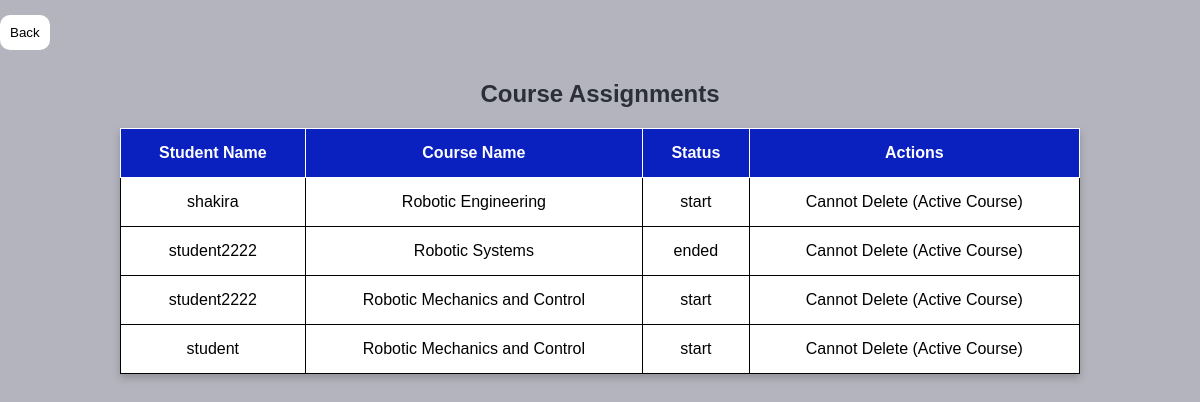
The page /php/view_assignments.php (signed in) on the database its author committed.
### tables this page shows
CREATE TABLE `student_courses` (
  `id` int(11) NOT NULL,
  `student_id` int(11) NOT NULL,
  `course_id` int(11) NOT NULL,
  `assigned_at` timestamp NOT NULL DEFAULT current_timestamp(),
  `status` enum('not-started','start','in-progress','ended') DEFAULT 'not-started'
);

CREATE TABLE `students` (
  `ID` int(11) NOT NULL,
  `NAME` varchar(50) NOT NULL,
  `PHONENUMBER` int(8) NOT NULL,
  `EMAIL` text NOT NULL,
  `PASSWORD_HASH` char(60) NOT NULL,
  `CREATED_AT` timestamp(6) NOT NULL DEFAULT current_timestamp(6),
  `UPDATED_AT` timestamp(6) NOT NULL DEFAULT current_timestamp(6),
  `COURSE_ID` varchar(11) DEFAULT NULL,
  `FACULTY` varchar(255) NOT NULL,
  `DEPARTMENT_ID` int(11) DEFAULT NULL,
  `GRADE_ID` varchar(11) DEFAULT NULL,
  `CLASS` varchar(11) DEFAULT NULL,
  `ROLE_ID` varchar(11) NOT NULL
);

CREATE TABLE `course` (
  `ID` int(11) NOT NULL,
  `NAME` varchar(50) DEFAULT NULL,
  `START_DATE` date DEFAULT NULL,
  `END_DATE` date DEFAULT NULL,
  `CODE` varchar(50) DEFAULT NULL,
  `status` enum('not-started','start','in-progress','ended') DEFAULT 'not-started'
);

### php/view_assignments.php (the view, shortened to what this page needs)
<?php
$conn = db_connect();
$query = "
SELECT
    student_courses.student_id,
    student_courses.course_id,
    course.name AS course_name,
    course.status AS course_status,
    students.name AS student_name
FROM student_courses
INNER JOIN students ON student_courses.student_id = students.id
INNER JOIN course ON student_courses.course_id = course.id
";
$result = $conn->query($query);
if ($result->num_rows > 0) {
    echo "<a href=\"faculty_dashboard.php\"><button>Back</button></a>";
    echo "<h2>Course Assignments</h2>";
    echo "<table border='1' cellpadding='10'>";
    echo "<tr>
        <th>Student Name</th>
        <th>Course Name</th>
        <th>Status</th>
        <th>Actions</th>
    </tr>";
    while ($row = $result->fetch_assoc()) {
        echo "<tr>";
        echo "<td>" . htmlspecialchars($row['student_name']) . "</td>";
        echo "<td>" . htmlspecialchars($row['course_name']) . "</td>";
        echo "<td>" . htmlspecialchars($row['course_status']) . "</td>";
        if (!in_array($row['course_status'], ['start', 'in-progress', 'ended'])) {
            echo "<td>
                <form method='POST' action='delete1.php' onsubmit=\"return confirm('Are you sure you want to delete this assignment?');\">
                    <input type='hidden' name='student_id' value='" . htmlspecialchars($row['student_id']) . "'>
                    <input type='hidden' name='course_id' value='" . htmlspecialchars($row['course_id']) . "'>
                    <input type='submit' name='delete' value='Delete'>
                </form>
            </td>";
        } else {
            echo "<td>Cannot Delete (Active Course)</td>";
        }
        echo "</tr>";
    }
    echo "</table>";
} else {
    echo "<p>No course assignments found.</p>";
}
?>
<html lang="en">
<head>
    </head>
</html>

### php/view_assignments.php (style rules this page uses)
* { margin: 0; box-sizing: border-box; font-family: sans-serif; }
table { margin-left: auto; margin-right: auto; border-collapse: collapse; width: 80%; max-width: 1000px; background-color: #ffffff; box-shadow: 0 4px 8px rgba(0, 0, 0, 0.2); border: 1px solid; }
th, td { padding: 15px; text-align: center; border: 1px solid; }
th { background-color: #0a21c0; color: white; }
h2 { text-align: center; color: #2c2e3a; margin-top: 30px; margin-bottom: 20px; }
button { background: #fff; color: black; padding: 10px; border: 1px solid #2c2e3a; border-radius: 10px; cursor: pointer; margin-top: 15px; border: none; }

### rows shown on the page
student_courses: student.NAME "shakira", course.NAME "Robotic Engineering", course.status "start"
student_courses: student.NAME "student2222", course.NAME "Robotic Systems", course.status "ended"
student_courses: student.NAME "student2222", course.NAME "Robotic Mechanics and Control", course.status "start"
student_courses: student.NAME "student", course.NAME "Robotic Mechanics and Control", course.status "start"
